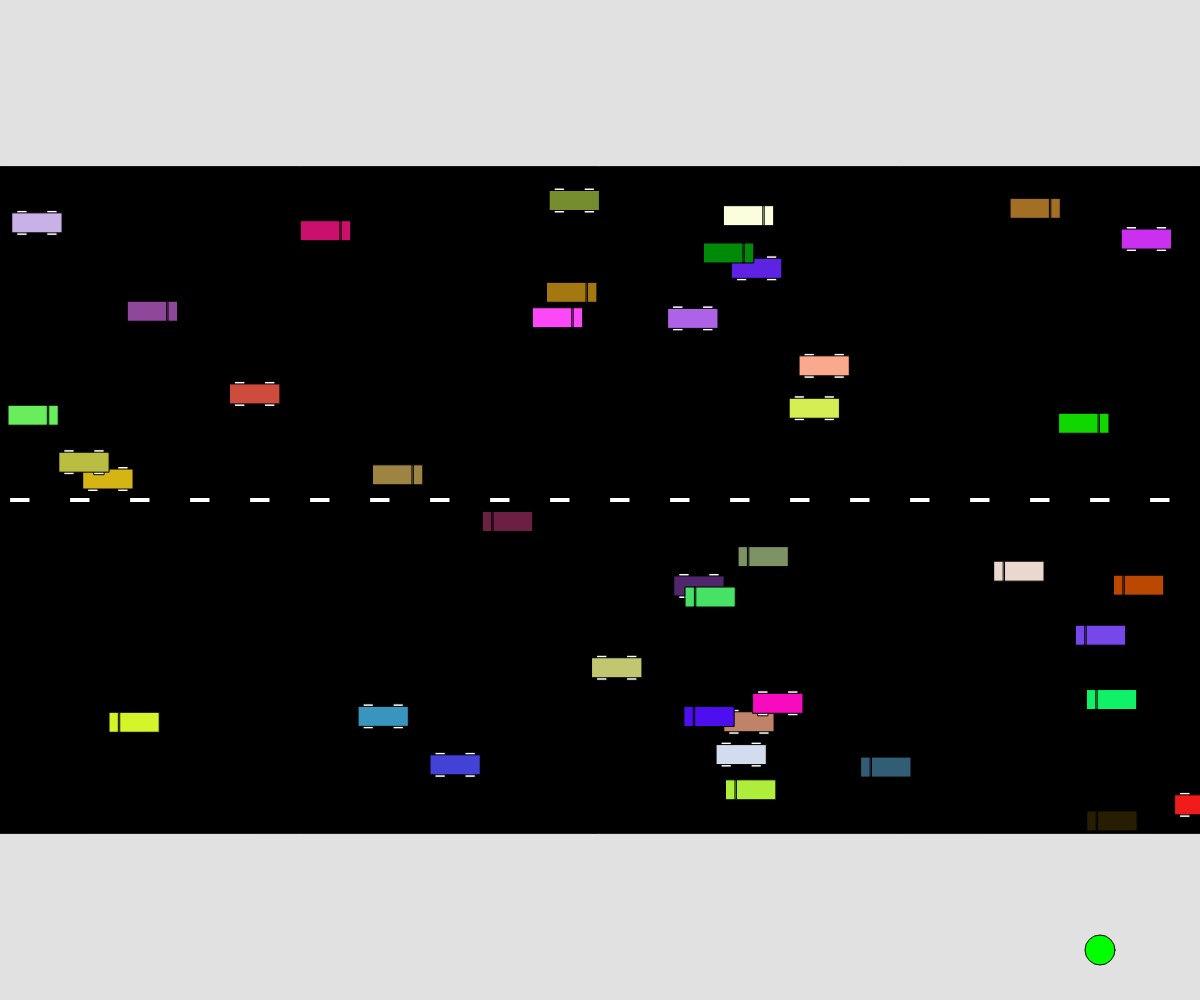
Frame 1 (no input)
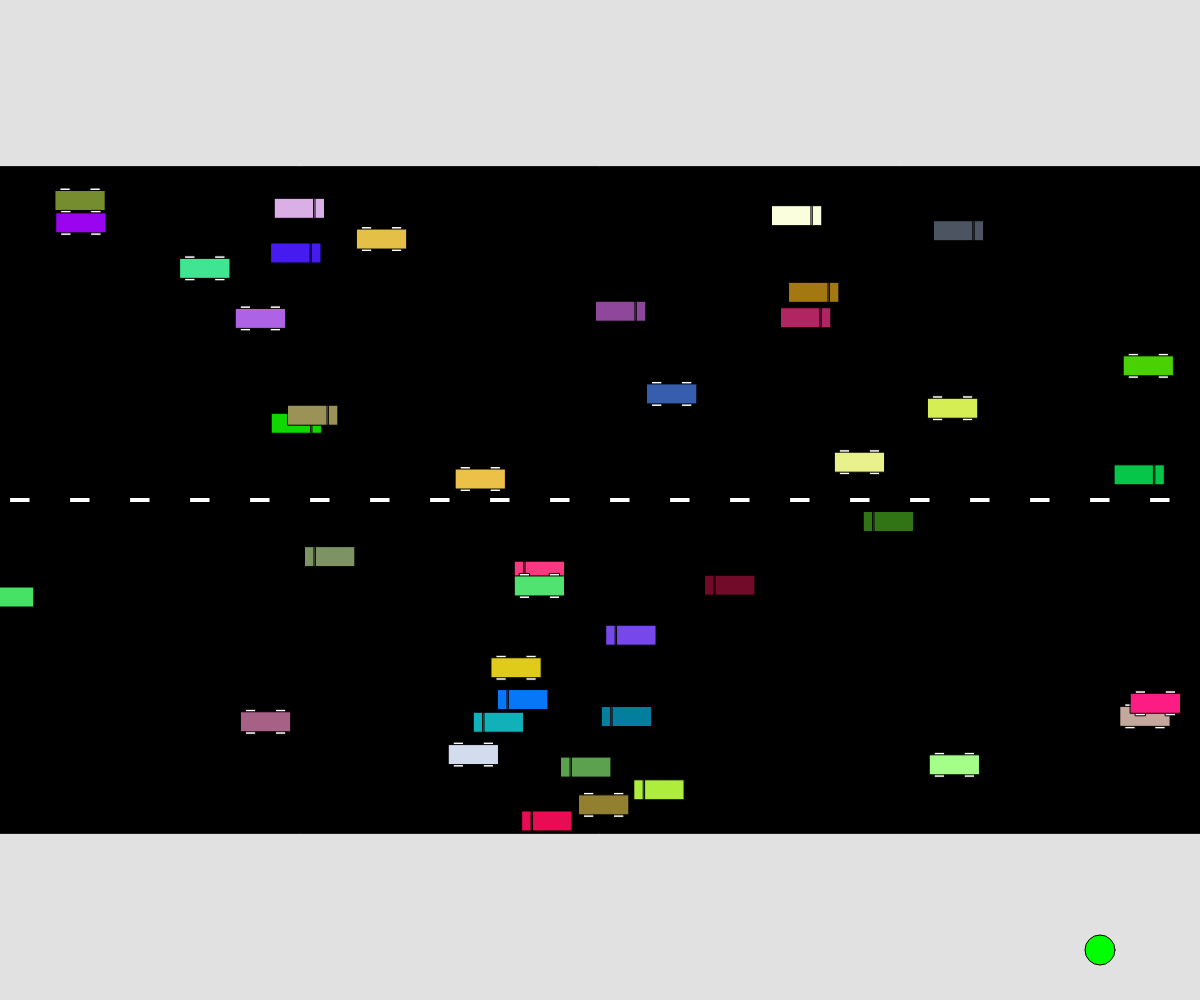
Frame 60 (no input)
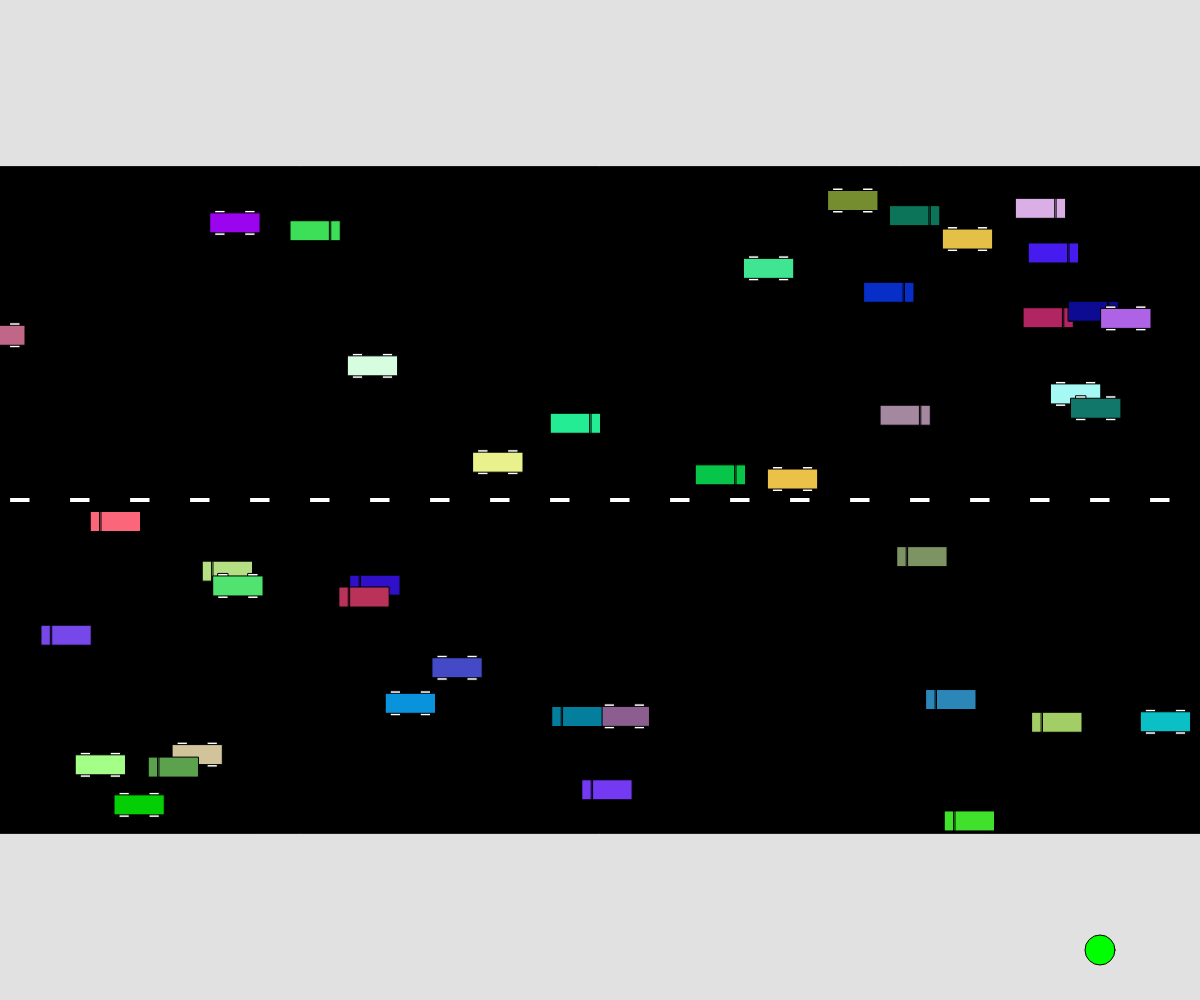
Frame 120 (the mouse pressed at the canvas centre since frame 60)

The p5.js sketch that drew these frames (run headless with seeded random() and noise() and a simulated clock; from frame 60 on, the mouse is pressed at the canvas centre):

// p5.js sketch
// ── sketch.js
// Cars Cars Cars!
// Jillian
// Oct 18, 2023
// Traffic Simulation Program

let eastbound = [];
let westbound = [];
let trafficLight;

function setup() {
  createCanvas(windowWidth, windowHeight);
  for (let i = 0; i < 20; i++) {
    const y = random(height / 2 - 20, height / 6 + 12);
    eastbound.push(new DrawVehicle(random(0, width), y, random(0, 1), 1, random(2, 15)));
  }
  for (let i = 0; i < 20; i++) {
    const y = random(height / 2 + 20, height * 5 / 6 - 12);
    westbound.push(new DrawVehicle(random(0, width), y, random(0, 1), 0, random(-15, -2)));
  }
  trafficLight = new TrafficLight();
}

function draw() {
  background(225);
  drawRoad();
  for (let i = 0; i < eastbound.length; i++) {
    eastbound[i].action();
  }
  for (let i = 0; i < westbound.length; i++) {
    westbound[i].action();
  }
  trafficLight.display();
}

// drawing a black road and white dash in the middle
function drawRoad() {
  rectMode(CENTER);
  fill(0);
  rect(width / 2, height / 2, width, height / 1.5);
  fill(255);
  for (let x = 20; x < width; x += 60) {
    rect(x, height / 2, 20, 5);
  }
}

class DrawVehicle {
  constructor(x, y, carType, dir, xSpeed) {
    this.x = x;
    this.y = y;
    this.carType = carType;
    this.c = color(random(255), random(255), random(255));
    this.dir = dir;
    this.xSpeed = xSpeed;
  }

  // creating two types of vehicles and draw different trucks based on their direction
  display() {
    rectMode(CENTER);
    stroke(0);
    if (this.carType > 0.5) {
      fill(255);
      rect(this.x - 15, this.y, 10, 25);
      rect(this.x + 15, this.y, 10, 25);
      fill(this.c);
      rect(this.x, this.y, 50, 20);
    }
    else {
      // truck
      if (this.dir === 1) {
        fill(this.c);
        rect(this.x, this.y, 50, 20);
        rect(this.x + 15, this.y, 1, 20);
      }
      else {
        fill(this.c);
        rect(this.x, this.y, 50, 20);
        rect(this.x - 15, this.y, 1, 20);
      }
    }
  }

  // situation when the car is off the screen
  move() {
    this.x += this.xSpeed;
    if (this.dir === 0) {
      if (this.x <= 0) {
        this.x = width;
      }
    }
    else {
      if (this.x > width) {
        this.x = 0;
      }
    }
  }

  //speeding up and speeding down using maximum and minimum
  speedUp() {
    if (this.dir === 1) {
      this.xSpeed = min(15, this.xSpeed + 0.5);
    }
    else {
      this.xSpeed = max(-15, this.xSpeed - 0.5);
    }
  }

  speedDown() {
    if (this.dir === 1) {
      this.xSpeed = max(0, this.xSpeed - 0.5);
    }
    else {
      this.xSpeed = min(this.xSpeed + 0.5, 0);
    }
  }

  changeColor() {
    this.c = color(random(255), random(255), random(255));
  }

  action() {
    if (trafficLight.type === 0) {
      this.move();
      const chance = random(0, 100);
      if (chance < 40) {
        this.speedUp();
      }
      if (chance > 60) {
        this.speedDown();
      }
      if (random(0, 100) < 2) {
        this.changeColor();
      }
    }
    this.display();
  }
}

//left click: add an eastbound car
//shift + left click: add a westbound car
function mousePressed() {
  if (keyCode === SHIFT && keyIsPressed && mouseButton === LEFT) {
    const y = random(height / 2 + 20, height * 5 / 6 - 12);
    westbound.push(new DrawVehicle(random(0, width), y, random(0, 1), 0, random(-15, 2)));
  }
  else if(mouseButton === LEFT){
    const y = random(height / 2 - 20, height / 6 + 12);
    eastbound.push(new DrawVehicle(random(0, width), y, random(0, 1), 1, random(2, 15)));
  }
}

// adding the traffic light
class TrafficLight {
  constructor() {
    this.type = 0;
    this.frame = 0;
  }  
 
  // green when this type is 0, red when this type is 1
  draw() {
    if (this.type === 0) {
      fill(0, 255, 0);
    }
    else if (this.type === 1) {
      fill(255, 0, 0);
    }
    circle(width - 100, height - 50, 30);
  }

  //turn back to green after 120 frames of red, else keep counting
  display() {
    this.draw();
    if (this.type === 1) {
      if (this.frame >= 120) {
        this.type = 0;
        this.frame = 0;
      }
      else {
        this.frame++;
      }
    }
  }
 
  // if this type is not 1 then it change to 1
  switchLight() {
    if (this.type !== 1){
      this.type = 1;
    }
  }
}

// when space key is pressed the traffic light switch
function keyPressed() {
  if (key === " ") {
    trafficLight.switchLight();
  }
}
